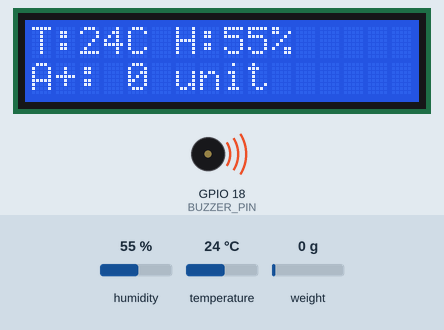
Simulated run of this sketch. Board: ESP32. Parts: 16×2 character LCD, buzzer (waves = sounding, pin HIGH). The inputs (shaded band) are chosen by the test bench; at power-on: temperature 24 °C, weight on the scale 0 g, humidity 55 %. WiFi joins after 1.5 s; servers stay silent unless stated; the modem accepts every AT command (registered, SIM ready, sends succeed) and sends nothing else; what the sketch prints to the serial monitor is not drawn.

Above: at 11.0 s.
11.1 s: temperature set to 15.8 °C
At 14.8 s:
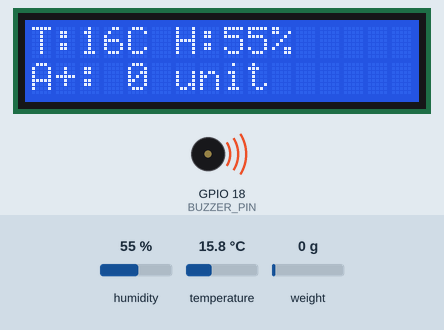
15.1 s: temperature set to 14.2 °C
At 17.2 s:
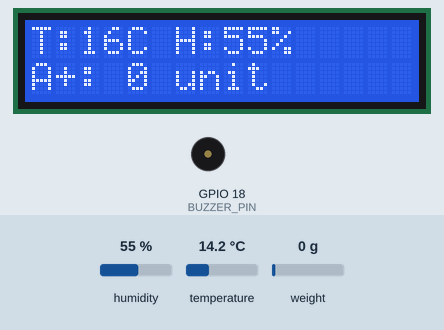
21.4 s: weight on the scale set to 1250 g
At 25.1 s:
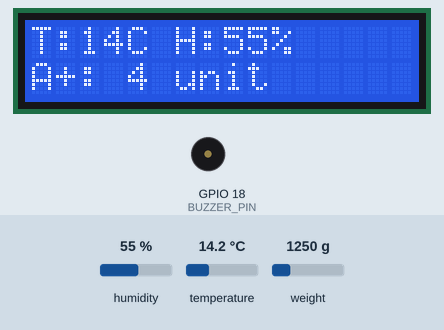
26.0 s: humidity set to 22 %
At 28.4 s:
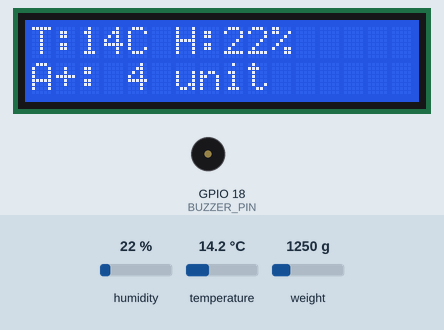
29.3 s: weight on the scale set to 100 g
At 33.1 s:
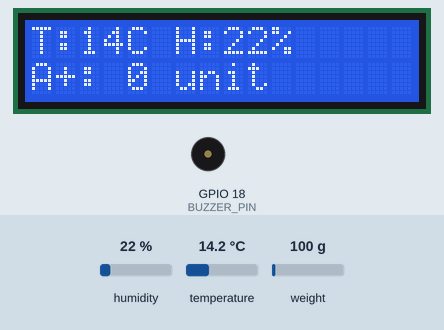
33.9 s: weight on the scale set to 2500 g
At 37.8 s:
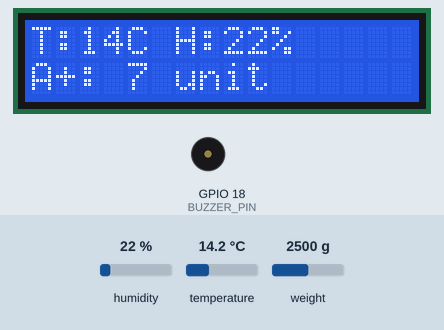
Timing chart, 0 to 39.3 s (numbered marks = the images above; inputs shaded):
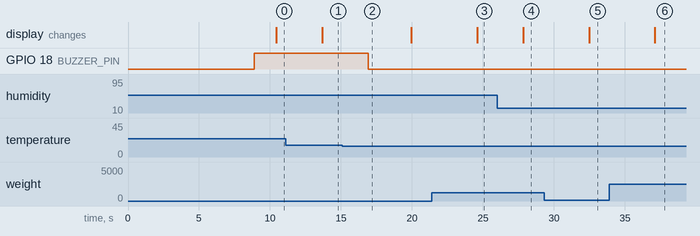

The sketch:

Smart_Blood_Bank.ino
```cpp
// ------------------- Blynk Template -------------------
#define BLYNK_TEMPLATE_ID "TMPL3tjxnXP0Z"
#define BLYNK_TEMPLATE_NAME "Smart Blood Bank Management System"
#define BLYNK_AUTH_TOKEN "0oyQnOrknmiyT4I6ieOtC4mD3LHXuiYs"

// ------------------- Libraries -------------------
#include "HX711.h"
#include <Wire.h>
#include <LiquidCrystal_I2C.h>
#include "DHT.h"
#include <WiFi.h>
#include <BlynkSimpleEsp32.h>
#include <HardwareSerial.h>  // For GSM

// ------------------- Pin Configuration -------------------
#define HX711_DT   32
#define HX711_SCK  33
#define DHTPIN     19
#define DHTTYPE    DHT22
#define LCD_ADDR   0x27
#define LCD_COLS   16
#define LCD_ROWS   2
#define GSM_TX     17   // ESP32 TX → GSM RX
#define GSM_RX     16   // ESP32 RX → GSM TX
#define BUZZER_PIN 18   // Buzzer pin


// ------------------- Objects -------------------
HX711 scale;
DHT dht(DHTPIN, DHTTYPE);
LiquidCrystal_I2C lcd(LCD_ADDR, LCD_COLS, LCD_ROWS);
HardwareSerial gsm(1); // UART1 for GSM

// ------------------- Calibration -------------------
float calibration_factor = -384;  // Adjust after calibration
long zero_offset = 0;

// ------------------- Variables -------------------
int blood_units = 0;
int last_units = 0;
float weight = 0;
float temperature = 0, humidity = 0;
bool hx711_ok = false;
bool dht_ok = false;
bool gsm_ok = false;
bool buzzerActive = false;  // Track buzzer state

// ------------------- WiFi & Blynk -------------------
char ssid[] = "Blood Bank";
char pass[] = "Blood Bank";

// ------------------- LCD Welcome -------------------
unsigned long welcomeStart = 0;
bool welcomeDone = false;

void showWelcomeMessage() {
  lcd.clear();
  lcd.setCursor(0, 0);
  lcd.print("Blood Bank Sys");
  lcd.setCursor(0, 1);
  lcd.print("Initializing...");
  welcomeStart = millis();
}

// ------------------- Functions -------------------
void sendSMS(String msg) {
  if (gsm_ok) {
    gsm.println("AT+CMGF=1");
    delay(500);
    gsm.println("AT+CMGS=\"+916306292091\""); // Replace with your number
    delay(500);
    gsm.print(msg);
    gsm.write(26); // CTRL+Z to send
    delay(2000);
  } else {
    Serial.println("GSM not connected. SMS not sent.");
  }
}

void updateLCD() {
  if (!welcomeDone) {
    if (millis() - welcomeStart < 3000) return;
    welcomeDone = true;
    lcd.clear();
  }

  lcd.clear();
  if (dht_ok) {
    lcd.setCursor(0, 0);
    lcd.print("T:");
    lcd.print(temperature, 0);
    lcd.print("C H:");
    lcd.print(humidity, 0);
    lcd.print("%");
  } else {
    lcd.setCursor(0, 0);
    lcd.print("DHT FAIL");
  }

  if (hx711_ok) {
    lcd.setCursor(0, 1);
    lcd.print("A+: ");
    lcd.print(blood_units);
    lcd.print(" unit");
  } else {
    lcd.setCursor(0, 1);
    lcd.print("HX711 FAIL");
  }
}

void updateBlynk() {
  if (dht_ok) {
    Blynk.virtualWrite(V0, temperature);
    Blynk.virtualWrite(V1, humidity);
  }
  if (hx711_ok) {
    Blynk.virtualWrite(V2, weight);
    Blynk.virtualWrite(V3, blood_units);
  }
  // buzzer status
  Blynk.virtualWrite(V4, buzzerActive ? 1 : 0);
}

// ------------------- Setup -------------------
void setup() {
  Serial.begin(115200);
  Serial.println("Blood Bank System Starting...");

  // LCD
  lcd.init();
  lcd.backlight();
  showWelcomeMessage();

  // HX711
  scale.begin(HX711_DT, HX711_SCK);
  if (scale.is_ready()) {
    scale.set_scale(calibration_factor);
    scale.tare();
    zero_offset = scale.read_average(10);
    hx711_ok = true;
    Serial.println("HX711 connected.");
  } else {
    Serial.println("HX711 not connected!");
    hx711_ok = false;
  }

  // DHT
  dht.begin();
  delay(2000);
  float t = dht.readTemperature();
  if (!isnan(t)) {
    dht_ok = true;
    Serial.println("DHT sensor connected.");
  } else {
    Serial.println("DHT sensor not responding!");
    dht_ok = false;
  }

  // GSM
  gsm.begin(9600, SERIAL_8N1, GSM_RX, GSM_TX);
  delay(1000);
  gsm.println("AT");
  delay(1000);
  if (gsm.available()) {
    String resp = gsm.readString();
    if (resp.indexOf("OK") != -1) {
      gsm_ok = true;
      Serial.println("GSM connected.");
    } else {
      gsm_ok = false;
      Serial.println("GSM not responding!");
    }
  }

  // WiFi + Blynk
  WiFi.begin(ssid, pass);
  while (WiFi.status() != WL_CONNECTED) {
    delay(500);
    Serial.print(".");
  }
  Serial.println("\nWiFi Connected");
  Blynk.begin(BLYNK_AUTH_TOKEN, ssid, pass);

  // Buzzer setup
  pinMode(BUZZER_PIN, OUTPUT);
  digitalWrite(BUZZER_PIN, HIGH); // Buzzer OFF initially

  Serial.println("System Ready.");
}

// ------------------- Loop -------------------
void loop() {
  Blynk.run();

  // Read HX711
  if (hx711_ok && scale.is_ready()) {
    long raw = scale.read_average(10);
    weight = scale.get_units(5);
    if (weight < 0) weight = 0;
    blood_units = round(weight / 350.0);

    Serial.print("HX711 Raw: ");
    Serial.print(raw);
    Serial.print(" | Weight: ");
    Serial.print(weight, 2);
    Serial.print(" g | Units: ");
    Serial.println(blood_units);

    if (blood_units != last_units) {
      String msg = "Blood Bank Update: A+ Units = " + String(blood_units);
      sendSMS(msg);
      Serial.println(msg);
      last_units = blood_units;
    }
  } else {
    Serial.println("HX711 not connected or not ready.");
  }

  // Read DHT
  float t = dht.readTemperature();
  float h = dht.readHumidity();
  if (!isnan(t) && !isnan(h)) {
    temperature = t;
    humidity = h;
    dht_ok = true;
  } else {
    Serial.println("DHT read failed.");
    dht_ok = false;
  }

  // 🔔 Buzzer + SMS + Blynk logic
  if (dht_ok) {
    if (temperature < 15.0 || temperature > 40.0) {
      digitalWrite(BUZZER_PIN, LOW);  // buzzer ON
      if (!buzzerActive) {
        sendSMS("ALERT: Temperature critical! " + String(temperature) + " C");
        buzzerActive = true;
      }
    } else {
      digitalWrite(BUZZER_PIN, HIGH); // buzzer OFF
      if (buzzerActive) {
        sendSMS("INFO: Temperature back to normal: " + String(temperature) + " C");
        buzzerActive = false;
      }
    }
  }

  // Update outputs
  updateLCD();
  updateBlynk();

  Serial.print("Temp: ");
  Serial.print(temperature);
  Serial.print(" C | Hum: ");
  Serial.print(humidity);
  Serial.println(" %");

  delay(100);
}
```

Measured:
- the behaviour switches between 15 and 14.9 °C on temperature (found by bisection; images 1 and 2)
- after the input at 11.1 s, the display: changes after 2.6 s (image 1)
- after the input at 15.1 s, GPIO 18 (BUZZER_PIN): HIGH → LOW after 1.8 s
- after the input at 21.4 s, the display: changes after 3.2 s (image 3)
- after the input at 26.0 s, the display: changes after 1.8 s (image 4)
- after the input at 29.3 s, the display: changes after 3.2 s (image 5)
- after the input at 33.9 s, the display: changes after 3.2 s (image 6)
